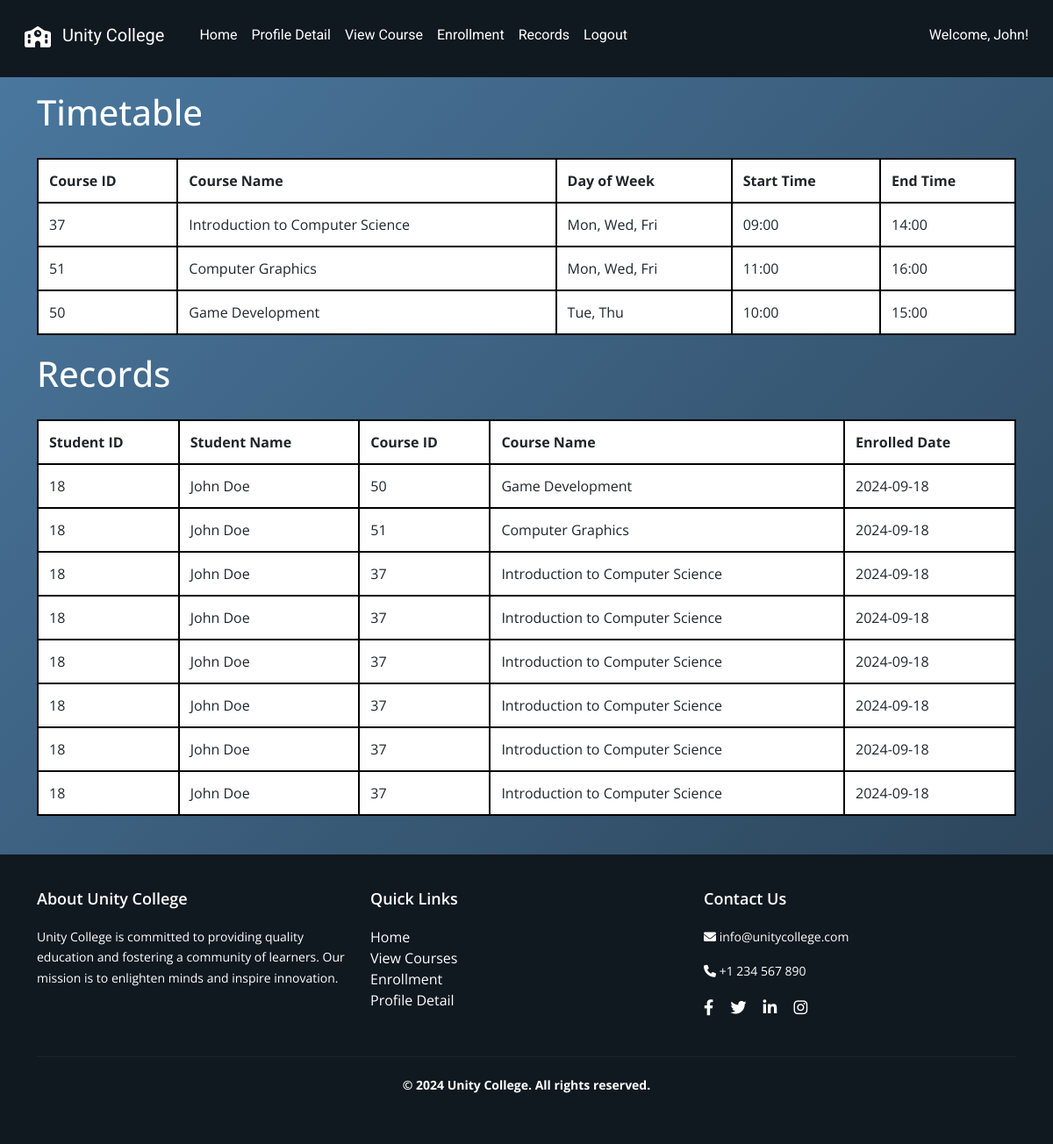
The page /student/records (signed in) on the database as committed earlier.
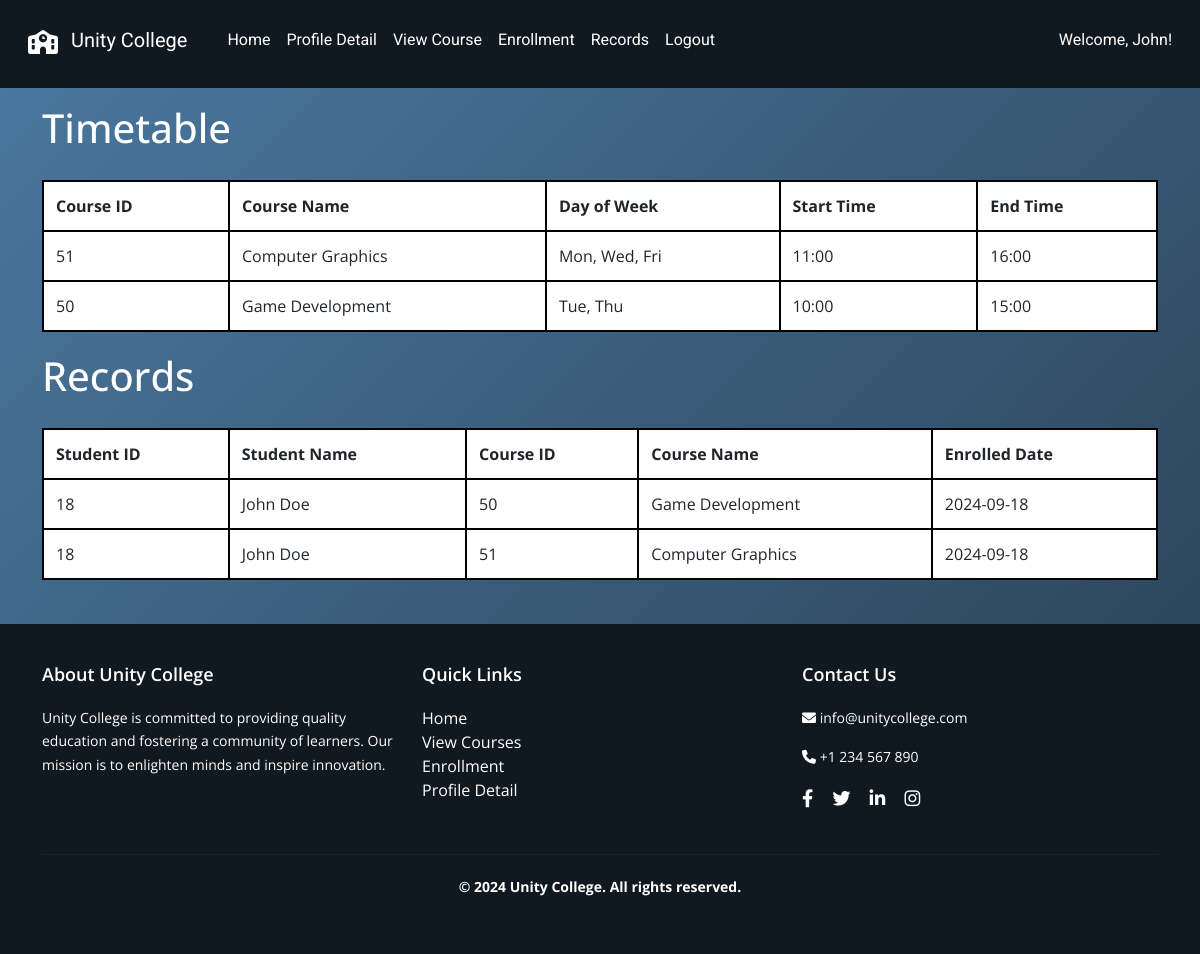
The same page on the database as committed later.
### tables this page shows
CREATE TABLE "schedule" (
    "id" INTEGER PRIMARY KEY AUTOINCREMENT,
    "course_id" INTEGER NOT NULL,
    "day_of_week" TEXT NOT NULL,
    "start_time" TEXT NOT NULL,
    "end_time" TEXT NOT NULL,
    FOREIGN KEY("course_id") REFERENCES "course"("id") ON DELETE CASCADE
);

CREATE TABLE "course" (
    "id" INTEGER PRIMARY KEY AUTOINCREMENT,
    "name" TEXT NOT NULL,
    "image" TEXT NOT NULL,
    "description" TEXT NOT NULL,
    "credits" INTEGER NOT NULL,
    "lecturer" TEXT NOT NULL
);

CREATE TABLE "enrollment" (
    "id" INTEGER PRIMARY KEY AUTOINCREMENT,
    "student_id" INTEGER NOT NULL,
    "course_id" INTEGER NOT NULL,
    "enroll_date" DATE NOT NULL,
    FOREIGN KEY("student_id") REFERENCES "student"("id") ON DELETE RESTRICT,
    FOREIGN KEY("course_id") REFERENCES "course"("id") ON DELETE RESTRICT
);

### app.py (the view)
@app.route('/student/records')
def view_enrollment_records():
    if 'uid' not in session or session.get('user_type') != 'student':
        return redirect(url_for('student_login'))
    uid = session.get('uid')  # Get student ID from session
    first_name = session.get('first_name')
    try:
        enrollments = query_db("""
            SELECT e.student_id,
                   s.first_name || ' ' || s.last_name AS fullname,
                   c.id AS course_id,
                   c.name AS course_name,
                   e.enroll_date
            FROM enrollment e
            JOIN student s ON e.student_id = s.id
            JOIN course c ON e.course_id = c.id
            WHERE e.student_id = ?
        """, (uid,))
        timetable = query_db("""
            SELECT sc.course_id, c.name AS course_name, sc.day_of_week, sc.start_time, sc.end_time
            FROM schedule sc
            JOIN course c ON sc.course_id = c.id
            WHERE sc.course_id IN (
                SELECT e.course_id FROM enrollment e WHERE e.student_id = ?
            )
            ORDER BY sc.day_of_week, sc.start_time
        """, (uid,))
    except Exception as e:
        print(traceback.format_exc())
        enrollments = []
        timetable = []
    return render_template('student/records.html',
                           enrollments=enrollments,
                           timetable=timetable,
                           first_name=first_name,
                           uid=uid
                         )

### dbcontroller.py (called while the page is built)
def query_db(query, args=()):
    con = sqlite3.connect('advweb.db')
    cur = con.cursor()
    cur.execute(query, args)
    rv = cur.fetchall()  # Fetch all results
    cur.close()
    con.close()
    return rv

### templates/student/records.html (shortened to what this page needs)
{% extends "/student/layout.html" %} {% block content %}
<link rel="stylesheet" href="/static/css/student/record.css" />
<h1>Timetable</h1>
<div class="table-responsive">
  <table>
    <thead>
      <tr>
        <th>Course ID</th>
        <th>Course Name</th>
        <th>Day of Week</th>
        <th>Start Time</th>
        <th>End Time</th>
      </tr>
    </thead>
    <tbody>
      {% if timetable %} {% for item in timetable %}
      <tr>
        <td>{{ item[0] }}</td>
        <td>{{ item[1] }}</td>
        <td>{{ item[2] }}</td>
        <td>{{ item[3] }}</td>
        <td>{{ item[4] }}</td>
      </tr>
      {% endfor %} {% else %}
      <tr>
        <td colspan="5">No timetable records found.</td>
      </tr>
      {% endif %}
    </tbody>
  </table>
</div>
<h1>Records</h1>
<div class="table-responsive">
  <table>
    <thead>
      <tr>
        <th>Student ID</th>
        <th>Student Name</th>
        <th>Course ID</th>
        <th>Course Name</th>
        <th>Enrolled Date</th>
      </tr>
    </thead>
    <tbody>
      {% if enrollments %} {% for enrollment in enrollments %}
      <tr>
        <td>{{ enrollment[0] }}</td>
        <td>{{ enrollment[1] }}</td>
        <td>{{ enrollment[2] }}</td>
        <td>{{ enrollment[3] }}</td>
        <td>{{ enrollment[4] }}</td>
      </tr>
      {% endfor %} {% else %}
      <tr>
        <td colspan="5">No enrollment records found.</td>
      </tr>
      {% endif %}
    </tbody>
  </table>
</div>
{% endblock %}

Rows that differ between the two databases and show on the page:
no longer on this page (row unchanged): schedule: course "37", name "Introduction to Computer Science", day_of_week "Mon, Wed, Fri", start_time "09:00", end_time "14:00"
removed enrollment: student "18", enrollment "John Doe", enrollment "37", name "Introduction to Computer Science", enroll_date "2024-09-18"
removed enrollment: student "18", enrollment "John Doe", enrollment "37", name "Introduction to Computer Science", enroll_date "2024-09-18"
removed enrollment: student "18", enrollment "John Doe", enrollment "37", name "Introduction to Computer Science", enroll_date "2024-09-18"
removed enrollment: student "18", enrollment "John Doe", enrollment "37", name "Introduction to Computer Science", enroll_date "2024-09-18"
removed enrollment: student "18", enrollment "John Doe", enrollment "37", name "Introduction to Computer Science", enroll_date "2024-09-18"
removed enrollment: student "18", enrollment "John Doe", enrollment "37", name "Introduction to Computer Science", enroll_date "2024-09-18"
